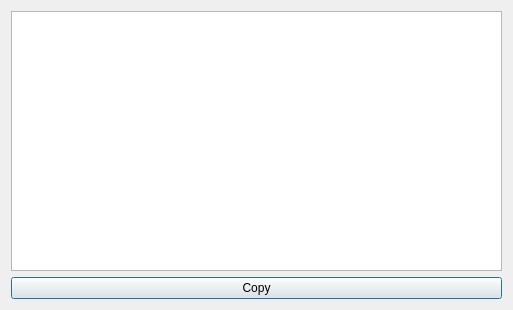
<?xml version="1.0" encoding="UTF-8"?>
<ui version="4.0">
 <class>checksum</class>
 <widget class="QDialog" name="checksum">
  <property name="geometry">
   <rect>
    <x>0</x>
    <y>0</y>
    <width>513</width>
    <height>310</height>
   </rect>
  </property>
  <property name="sizePolicy">
   <sizepolicy hsizetype="Preferred" vsizetype="Preferred">
    <horstretch>0</horstretch>
    <verstretch>0</verstretch>
   </sizepolicy>
  </property>
  <property name="minimumSize">
   <size>
    <width>250</width>
    <height>250</height>
   </size>
  </property>
  <property name="windowTitle">
   <string>Dialog</string>
  </property>
  <layout class="QGridLayout" name="gridLayout">
   <item row="0" column="0">
    <widget class="QPlainTextEdit" name="checksum_text">
     <property name="sizePolicy">
      <sizepolicy hsizetype="Preferred" vsizetype="Preferred">
       <horstretch>0</horstretch>
       <verstretch>0</verstretch>
      </sizepolicy>
     </property>
     <property name="readOnly">
      <bool>true</bool>
     </property>
     <property name="plainText">
      <string notr="true"/>
     </property>
    </widget>
   </item>
   <item row="1" column="0">
    <widget class="QPushButton" name="copy_button">
     <property name="text">
      <string>Copy</string>
     </property>
    </widget>
   </item>
  </layout>
 </widget>
 <resources/>
 <connections/>
</ui>
